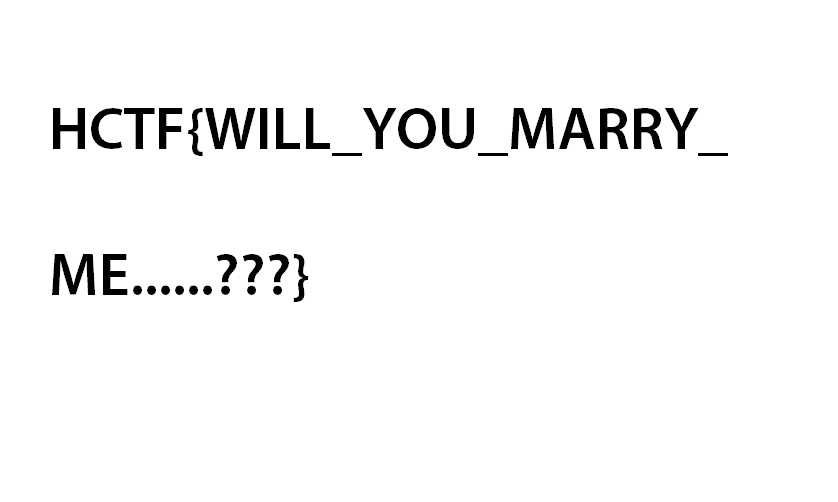
#> input picture bonus/LoveLetter/origin.png, 838 x 502 px
$ python encode.py
#> lines starting #> are read from the running program, lines starting #| are printed output that depends on the picture
from PIL import Image

img1 = Image.open('origin.png')
#> img1 is the input picture: PIL image 838x502 RGB; min 0, max 255, mean 247.1

rgb_image = img1.convert('RGB')

myimage = Image.new("RGB",(838,502))
#> myimage: PIL image 838x502 RGB; every value is 0

for x in xrange(0,838) :
	for y in xrange(0,502):
		r, g, b = rgb_image.getpixel((x,y))
		if(r%2 == 0):
			myimage.putpixel((x,y),(255,0,0))
		if(r%2 == 1):
			myimage.putpixel((x,y),(254,0,0))
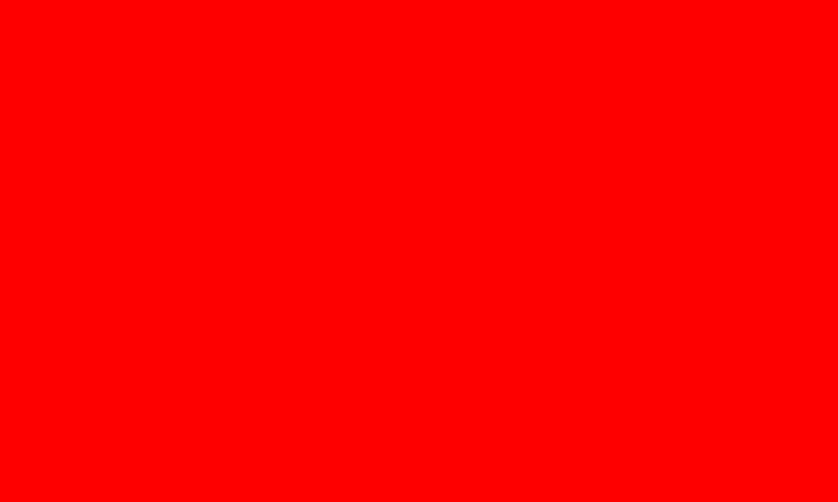
#> myimage: PIL image 838x502 RGB; mean R, G, B 254, 0, 0
myimage.save('flag.png')
